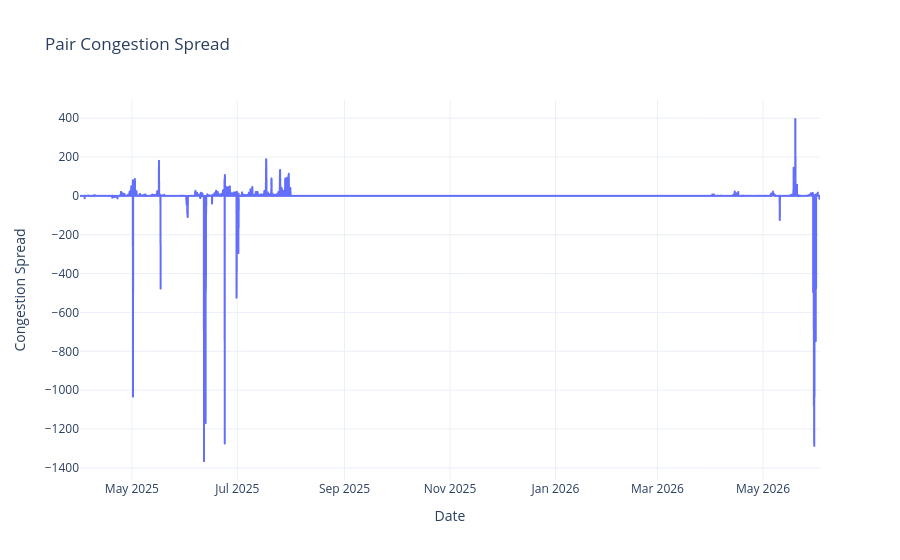

Write notebook code for a chart like this one.
### Code cell
candidate_pair = bottom_5_pnl.iloc[0]["pair"]

pair_df = congestion_spread[
    congestion_spread["pair"] == candidate_pair
].copy()

pair_df["date"] = pd.to_datetime(pair_df["date"])
pair_df = pair_df.sort_values("date")

fig = px.line(
    pair_df,
    x="date",
    y="congestion_spread",
    title="Pair Congestion Spread",
    labels={
        "date": "Date",
        "congestion_spread": "Congestion Spread"
    }
)

fig.update_layout(
    template="plotly_white",
    hovermode="x unified"
)

fig.show()

### Figure 1 — Plotly figure (JSON) as saved in the notebook; plotly's stock layout.template omitted (floating-point values rounded to 4 significant figures; data arrays with more than 128 entries replaced by an {"elided": "..."} marker saying what was removed)
{"data": [{"hovertemplate": "Date=%{x}<br>Congestion Spread=%{y}<extra></extra>", "legendgroup": "", "line": {"color": "#636efa", "dash": "solid"}, "marker": {"symbol": "circle"}, "mode": "lines", "name": "", "showlegend": false, "type": "scattergl", "x": {"elided": "4441 str values"}, "xaxis": "x", "y": {"elided": "4441 float values"}, "yaxis": "y"}], "layout": {"hovermode": "x unified", "legend": {"tracegroupgap": 0}, "title": {"text": "Pair Congestion Spread"}, "xaxis": {"anchor": "y", "domain": [0, 1], "title": {"text": "Date"}}, "yaxis": {"anchor": "x", "domain": [0, 1], "title": {"text": "Congestion Spread"}}}}
